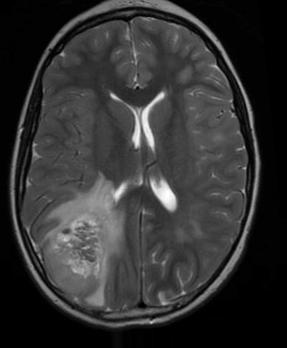
#> input picture 165566_377107_bundle_archive/brain_tumor_dataset/yes1/aug_Y100_0_1898.jpg, 287 x 348 px, found by its file name; its folder holds 4 pictures in this run
$ jupyter execute --allow-errors BTD.ipynb
#> lines starting #> are read from the running program, lines starting #| are printed output that depends on the picture; after the words box and inside, x2 and y2 are one past the last pixel; in counts of white or black regions, pixels touching at a corner belong together
<b>import necessary files </b>

[cell 1]
#tensorflow as open source end to end open source platform
import tensorflow as tf

#import necessary layers for the model
from tensorflow.keras.layers import Conv2D, Input, ZeroPadding2D, BatchNormalization, Activation, MaxPooling2D, Flatten, Dense

#import functions that are relevent for the model
from tensorflow.keras.models import Model, load_model

#import saving instance of states and checkpoints meanwhile that is training
from tensorflow.keras.callbacks import TensorBoard, ModelCheckpoint

#use to separate the data for train, test and validate
from sklearn.model_selection import train_test_split

#for statictical analysis
from sklearn.metrics import f1_score

#to shuffle the data to spread the non tumorous and tumourous
from sklearn.utils import shuffle

#use computer vision
import cv2

#for basic image manipulation
import imutils

#create arrays
import numpy as np

#plot the relevent data
import matplotlib.pyplot as plt

#for calculations of time
import time

#for file handling
from os import listdir

<b>Augment the collection of data using following function</b>
<br><br>
Here in the function<br>
<ol>
    <li> Convert the image into black and white image. This will reduct the variations due to the color to reduce to extra dimentions. </li>
    <li>Apply a Gausian blur filter to blur the image for further reduct the sharped unecessary things.</li>
    <li>Apply three threshold filters to reduce the noises in the picture.</li>
    <li>Detect contours and grab the largest one (this is for cropping if it requires).</li>
    <li>(optional) if keep on cropping fifth would be to record the extreame points of the image.</li>
    <li> Then create the image as new_image in the function</li>
</ol>

[cell 2]
def crop_brain_contour(image, plot=False):

    #import imutils
    #import cv2
    #from matplotlib import pyplot as plt

    # Convert the image to grayscale, and blur it slightly
    gray = cv2.cvtColor(image, cv2.COLOR_BGR2GRAY)
    gray = cv2.GaussianBlur(gray, (5, 5), 0)

    # Threshold the image, then perform a series of erosions +
    # dilations to remove any small regions of noise
    thresh = cv2.threshold(gray, 140, 255, cv2.THRESH_BINARY)[1]
    thresh = cv2.erode(thresh, None, iterations=2)
    thresh = cv2.dilate(thresh, None, iterations=2)

    # Find contours in thresholded image, then grab the largest one
    cnts = cv2.findContours(thresh.copy(), cv2.RETR_EXTERNAL, cv2.CHAIN_APPROX_SIMPLE)
    cnts = imutils.grab_contours(cnts)
    # [11 lines of commented-out code are left out]

    if plot:
        plt.figure()

        plt.subplot(1, 2, 1)
        plt.imshow(image)

        plt.tick_params(axis='both', which='both',
                        top=False, bottom=False, left=False, right=False,
                        labelbottom=False, labeltop=False, labelleft=False, labelright=False)

        plt.title('Original Image')

        plt.subplot(1, 2, 2)
        plt.imshow(thresh)

        plt.tick_params(axis='both', which='both',
                        top=False, bottom=False, left=False, right=False,
                        labelbottom=False, labeltop=False, labelleft=False, labelright=False)

        plt.title('Cropped Image')

        plt.show()

    return thresh

<b>Run the function crop_brain_countour and see the result below</b>

[cell 3]
#use an example to view the crop

ex_img = cv2.imread('165566_377107_bundle_archive/brain_tumor_dataset/yes/Y1.jpg')

#> (the rest of this cell did not finish here and is left out)

<b>This load_data function import all data and apply crop_retino_contour function for each image then add them into numpy array with their label</b>

<ol>
    <li>First import and read the image using imread.</li>
    <li>Second apply crop brain contour function for each image.</li>
    <li>Third resize the image to a 240 x 240 image because the imput to the model should be exactly same.</li>
    <li>Forth normalize those pixel values in the image between 0 and 1 for the efficient the training model</li>
    <li>Fifth the labeled data created as an binary using to_categorical.</li>
    <li>Sixth the data of images added to X as a matrix and all the labels added to y as a matrix </li>
    <li>Seventh all the data in X and y are shuffled</li>
    <li>Print the necessary image data on both matrices</li>
</ol>

[cell 4]
#import all the necessary data to the x and y array

def load_data(dir_list, image_size):

    # load all images in a directory
#> called with image_size = (240, 240)
    X = []
    y = []
    image_width, image_height = image_size

    for directory in dir_list:
        for filename in listdir(directory):
            # load the image
            image = cv2.imread(directory + '\\' + filename)
#> image is the input picture: shape (348, 287, 3); min 0, max 255, mean 50.3
            # crop the brain and ignore the unnecessary rest part of the image
            image = crop_brain_contour(image, plot=False)
#> call 2 of crop_brain_contour, with plot = False
#> in crop_brain_contour (call 2), `thresh = cv2.threshold(gray, 140, 255, cv2.THRESH_BINARY)[1]`:
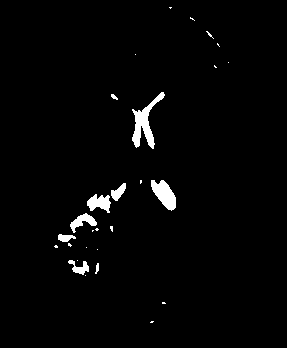
#> thresh: shape (348, 287); 2.2% white; 28 white regions (19 under 20 px), largest, box (x1, y1, x2, y2) and area: (132, 92, 165, 149) 642, (151, 180, 176, 211) 454, (87, 194, 111, 213) 284
#> in crop_brain_contour (call 2), `thresh = cv2.erode(thresh, None, iterations=2)`:
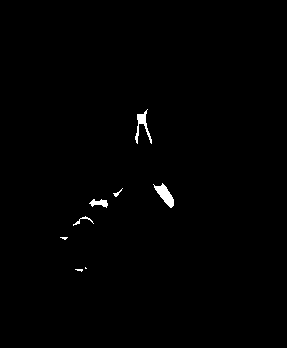
#> thresh: shape (348, 287); 0.62% white; 8 white regions (3 under 20 px), largest, box (x1, y1, x2, y2) and area: (153, 183, 174, 208) 234, (135, 109, 152, 144) 188, (89, 199, 108, 208) 97, (73, 216, 94, 226) 45, (113, 188, 123, 197) 26
#> in crop_brain_contour (call 2), `thresh = cv2.dilate(thresh, None, iterations=2)`:
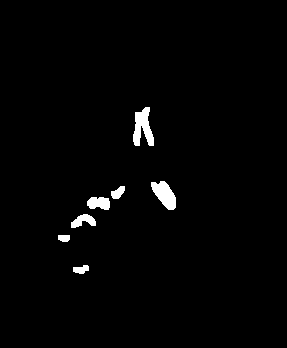
#> thresh: shape (348, 287); 1.7% white; 7 white regions
#> in crop_brain_contour (call 2), `cnts = cv2.findContours(thresh.copy(), cv2.RETR_EXTERNAL, cv2.CHAIN_AP..`: cnts = 7 contours; box (x1, y1, x2, y2) and area: (133, 107, 154, 146) 436, (151, 181, 176, 210) 404, (87, 197, 110, 210) 210, (71, 214, 96, 228) 172, (111, 186, 125, 199) 98, (73, 265, 89, 274) 81, (58, 235, 70, 242) 59
            # resize image
            image = cv2.resize(image, dsize=(image_width, image_height), interpolation=cv2.INTER_CUBIC)
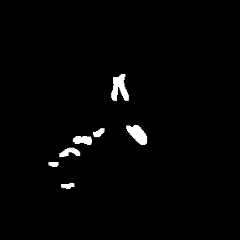
#> image: shape (240, 240); min 0, max 255, mean 4.3
            # normalize values
            image = image / 255.
            # convert image to numpy array and append it to X
            X.append(image)
            # append a value of 1 to the target array if the image
            # is in the folder named 'yes', otherwise append 0.
            if directory == '165566_377107_bundle_archive/brain_tumor_dataset/yes1':
                y.append([1])
            else:
                y.append([0])

    X = np.array(X)
    y = np.array(y)

    # Shuffle the data
    X, y = shuffle(X, y)

    print(f'Number of examples is: {len(X)}')
    print(f'X shape is: {X.shape}')
    print(f'y shape is: {y.shape}')

    return X, y

<b>Define the file paths </b><br>
<p>yes1 is the folder that contains the brain tumour pictures</p>
<p>no1 is the folder that contains the tumor free pictures</p>

[cell 5]
augmented_path = '165566_377107_bundle_archive/brain_tumor_dataset/'

# augmented data (yes and no) contains both the original and the new generated examples
augmented_yes = augmented_path + 'yes1'
augmented_no = augmented_path + 'no1'

IMG_WIDTH, IMG_HEIGHT = (240, 240)

#> (the rest of this cell did not finish here and is left out)

<b>Define plot sample images as a function to see the overall dataset when the above functions are applied</b>

[cell 6]
# [27 lines left out: function plot_sample_images, not called in this run]

<b>Run the sample image preview function</b>

#> (a cell that did not finish here is left out)

<b>Split data into train, test and validade</b>

[cell 8]
# [4 lines left out: function split_data, not called in this run]

<b>X array dimentions are enhanced by one factor to apply CNN layers to the model</b>

#> (a cell that did not finish here is left out)

<b>The summary of the programme so far given below</b>

#> (a cell that did not finish here is left out)

<b>Timing function</b>

[cell 11]
# Nicely formatted time string
# [5 lines left out: function hms_string, not called in this run]

<b>Function for the building the model of the progrramme</b>

[cell 12]
def build_model(input_shape):

    # Define the input placeholder as a tensor with shape input_shape.
    X_input = Input(input_shape) # shape=(?, 240, 240, 3)

    # Zero-Padding: pads the border of X_input with zeroes
    X = ZeroPadding2D((2, 2))(X_input) # shape=(?, 244, 244, 3)

    # CONV -> BN -> RELU Block applied to X
    X = Conv2D(32, (7, 7), strides = (1, 1), name = 'conv0')(X)
    X = BatchNormalization(axis = 3, name = 'bn0')(X)
    X = Activation('relu')(X) # shape=(?, 238, 238, 32)

    # MAXPOOL
    X = MaxPooling2D((4, 4), name='max_pool0')(X) # shape=(?, 59, 59, 32)

    # MAXPOOL
    X = MaxPooling2D((4, 4), name='max_pool1')(X) # shape=(?, 14, 14, 32)

    # FLATTEN X
    X = Flatten()(X) # shape=(?, 6272)
    # FULLYCONNECTED
    X = Dense(1, activation='sigmoid', name='fc')(X) # shape=(?, 1)

    # Create model. This creates your Keras model instance, you'll use this instance to train/test the model.
    model = Model(inputs = X_input, outputs = X, name='BrainDetectionModel')

    return model

<b>Run the function build_model by using a given image shape and dimensions</b>

[cell 13]
IMG_SHAPE = (IMG_WIDTH, IMG_HEIGHT, 1)
#> IMG_SHAPE = (240, 240, 1)
#> (the rest of this cell did not finish here and is left out)
